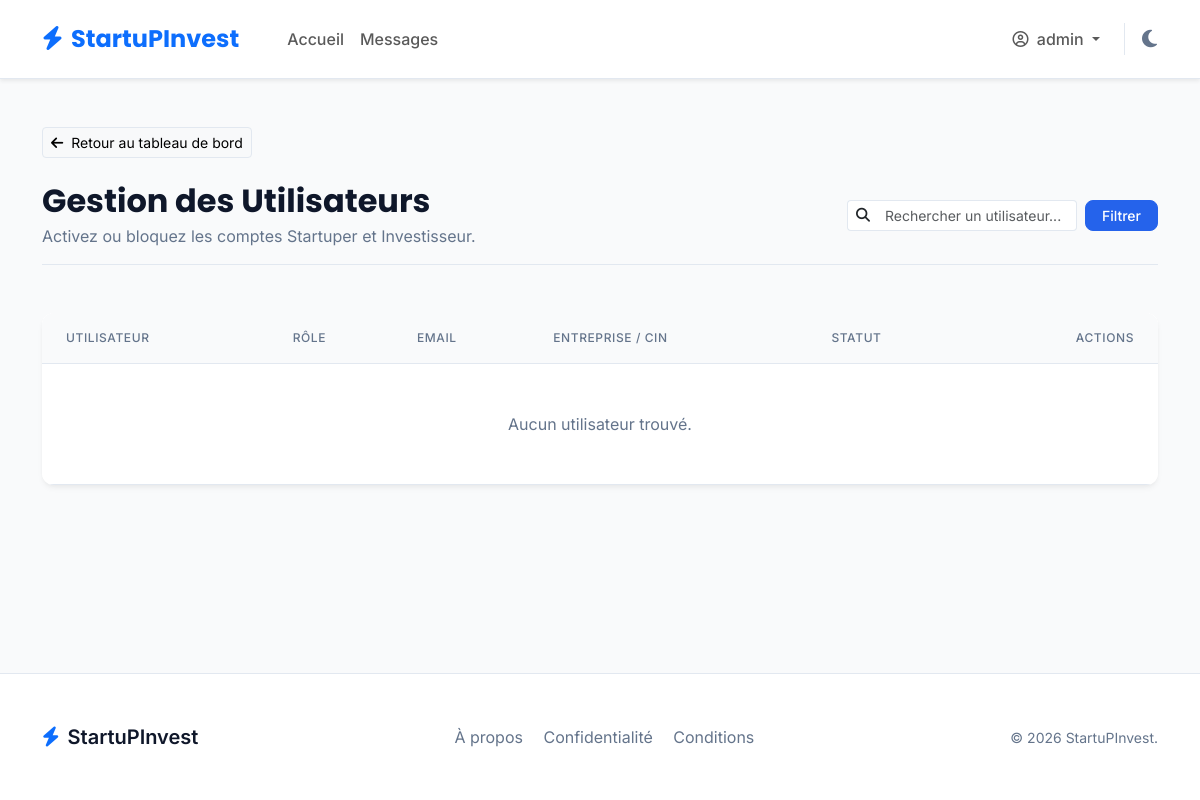
/public/admin/users (signed in), run on an earlier commit of the app's database.
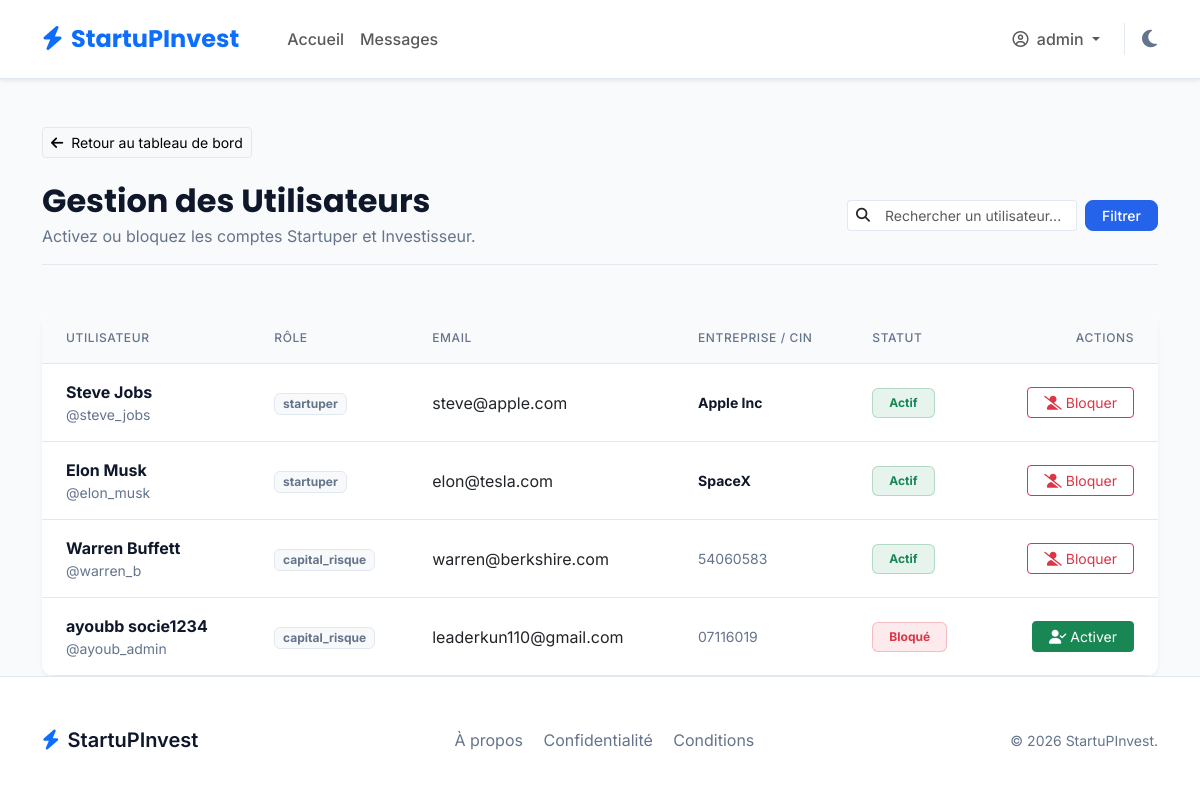
And on a later commit of the database.
### tables this page shows
CREATE TABLE `users` (
  `id` int NOT NULL AUTO_INCREMENT,
  `nom` varchar(100) NOT NULL,
  `prenom` varchar(100) NOT NULL,
  `cin` varchar(8) DEFAULT NULL,
  `email` varchar(255) NOT NULL,
  `pseudo` varchar(100) NOT NULL,
  `password` varchar(255) NOT NULL,
  `role` enum('startuper','capital_risque','admin') NOT NULL,
  `nom_entreprise` varchar(255) DEFAULT NULL,
  `adresse_entreprise` text,
  `registre_commerce` varchar(100) DEFAULT NULL,
  `created_at` timestamp NULL DEFAULT CURRENT_TIMESTAMP,
  `statut` enum('actif','bloque') DEFAULT 'actif',
  PRIMARY KEY (`id`),
  UNIQUE KEY `email` (`email`),
  UNIQUE KEY `pseudo` (`pseudo`)
);

### app/Controllers/AdminController.php (called while the page is built, shortened)
<?php
class AdminController {
    public function users() {
        $search = $_GET['search'] ?? '';
        $userModel = new User();
        $users = $userModel->getAllUsers($search);
        require __DIR__ . '/../Views/admin/users.php';
    }
}

### config/Database.php (called while the page is built, shortened)
<?php
class Database {
    private static $instance = null;
    private $connection;
    private function __construct() {
        $this->host = getenv('DB_HOST') ?: 'db';
        $this->db_name = getenv('DB_NAME') ?: 'startupinvest';
        $this->username = getenv('DB_USER') ?: 'root';
        $this->password = getenv('DB_PASS') ?: 'root';
        try {
            $this->connection = new PDO("mysql:host=" . $this->host . ";dbname=" . $this->db_name . ";charset=utf8mb4", $this->username, $this->password);
            $this->connection->setAttribute(PDO::ATTR_ERRMODE, PDO::ERRMODE_EXCEPTION);
            $this->connection->setAttribute(PDO::ATTR_DEFAULT_FETCH_MODE, PDO::FETCH_ASSOC);
        } catch(PDOException $exception) {
            echo "Connection error: " . $exception->getMessage();
        }
    }
    public static function getInstance() {
        if(!self::$instance) {
            self::$instance = new Database();
        }
        return self::$instance;
    }
    public function getConnection() {
        return $this->connection;
    }
}
?>

### app/Models/User.php (called while the page is built, shortened)
<?php
class User {
    private $conn;
    private $table_name = "users";
    public function __construct() {
        $this->conn = Database::getInstance()->getConnection();
    }
    public function getAllUsers($search = '') {
        $query = "SELECT * FROM " . $this->table_name . " WHERE role != 'admin'";
        $query .= " ORDER BY created_at DESC";
        $stmt = $this->conn->prepare($query);
        $stmt->execute();
        return $stmt->fetchAll(PDO::FETCH_ASSOC);
    }
}

### app/Views/admin/users.php (the view, shortened to what the changed rows need)
<?php require_once __DIR__ . '/../layouts/header.php'; ?>
<main class="container mt-5 flex-grow-1">
    <div class="d-flex justify-content-between align-items-center mb-5 pb-3 border-bottom border-custom">
        <div>
            <h2 class="fw-bold mb-1">Gestion des Utilisateurs</h2>
        </div>
    </div>
    <div class="saas-card border-0 overflow-hidden">
        <div class="table-responsive">
            <table class="table table-saas table-borderless align-middle mb-0">
                <thead>
                    <tr class="bg-surface">
                        <th class="ps-4">Utilisateur</th>
                        <th>Rôle</th>
                        <th>Email</th>
                        <th>Entreprise / CIN</th>
                        <th>Statut</th>
                        <th class="text-end pe-4">Actions</th>
                    </tr>
                </thead>
                <tbody>
                    <?php if(empty($users)): ?>
                        <tr>
                            <td colspan="6" class="text-center py-5 text-muted-custom">Aucun utilisateur trouvé.</td>
                        </tr>
                    <?php else: ?>
                        <?php foreach($users as $u): ?>
                        <tr>
                            <td class="ps-4">
                                <div class="fw-bold text-main"><?= htmlspecialchars($u['prenom'] . ' ' . $u['nom']) ?></div>
                                <div class="small text-muted-custom">@<?= htmlspecialchars($u['pseudo']) ?></div>
                            </td>
                            <td>
                                <span class="badge bg-light border border-custom text-muted-custom"><?= htmlspecialchars($u['role']) ?></span>
                            </td>
                            <td><?= htmlspecialchars($u['email']) ?></td>
                            <td>
                                <?php if($u['role'] === 'startuper'): ?>
                                    <div class="small fw-bold text-main"><?= htmlspecialchars($u['nom_entreprise']) ?></div>
                                <?php else: ?>
                                    <div class="small text-muted-custom"><?= htmlspecialchars($u['cin']) ?></div>
                                <?php endif; ?>
                            </td>
                            <td>
                                <?php if($u['statut'] === 'actif'): ?>
                                    <span class="badge bg-success bg-opacity-10 text-success px-3 py-2 border border-success border-opacity-25">Actif</span>
                                <?php else: ?>
                                    <span class="badge bg-danger bg-opacity-10 text-danger px-3 py-2 border border-danger border-opacity-25">Bloqué</span>
                                <?php endif; ?>
                            </td>
                            <td class="text-end pe-4">
                                <div class="d-flex justify-content-end gap-2">
                                    <form method="POST" action="<?= URLROOT ?>/admin/updateUserStatus">
                                        <?php if($u['statut'] === 'actif'): ?>
                                            <button type="submit" class="btn btn-sm btn-outline-danger px-3" title="Bloquer">
                                                <i class="fa-solid fa-user-slash"></i> Bloquer
                                            </button>
                                        <?php else: ?>
                                            <button type="submit" class="btn btn-sm btn-success px-3" title="Activer">
                                                <i class="fa-solid fa-user-check"></i> Activer
                                            </button>
                                        <?php endif; ?>
                                    </form>
                                </div>
                            </td>
                        </tr>
                        <?php endforeach; ?>
                    <?php endif; ?>
                </tbody>
            </table>
        </div>
    </div>
</main>
<?php require_once __DIR__ . '/../layouts/footer.php'; ?>

What changed in the data, as far as the page shows it:
added users: prenom+nom "Steve Jobs", pseudo "steve_jobs", role "startuper", email "steve@apple.com", nom_entreprise "Apple Inc", statut "Actif"
added users: prenom+nom "Elon Musk", pseudo "elon_musk", role "startuper", email "elon@tesla.com", nom_entreprise "SpaceX", statut "Actif"
added users: prenom+nom "Warren Buffett", pseudo "warren_b", role "capital_risque", email "warren@berkshire.com", cin "54060583", statut "Actif"
added users: prenom+nom "ayoubb socie1234", pseudo "ayoub_admin", role "capital_risque", email "leaderkun110@gmail.com", cin "07116019", statut "Bloqué"
Also different on the page:
text no longer shown: "Aucun utilisateur trouvé."
